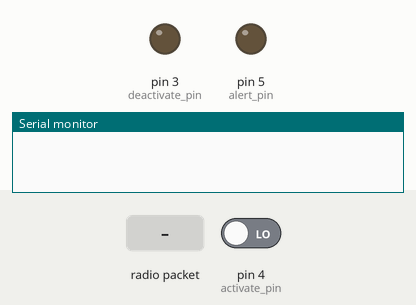
The sketch below on a simulated Arduino Uno, built with avr-gcc and run on an emulated ATmega328P. On the bench: output pins drawn as LEDs (lit = HIGH), the last lines printed to the serial monitor. The test bench sets the inputs (shaded band); at power-on: pin 4 (activate_pin) LOW. No radio packets arrive unless stated.

Above: at 1.3 s.
1.4 s: pin 4 (activate_pin) driven HIGH
2.9 s: radio packet "1" arrives
4.5 s: radio packet "0" arrives
7.1 s: radio packet "2" arrives
9.7 s: radio packet "1" arrives
At 10.2 s:
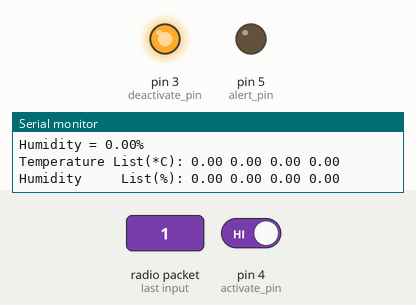
Timing chart, 0 to 12.7 s (numbered marks = the images above; inputs shaded):
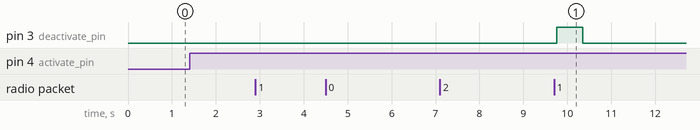

The sketch:

SubController_DHT11.ino
```cpp
// For ARDUINO SubController-Temperature__________________________________
//*******************************************************//
const int total_temp = 4;
int limit = 500;
//*******************************************************//
#include <SPI.h>
#include <nRF24L01.h>
#include <RF24.h>

RF24 radio(7, 8); // CNS, CE
const byte addresses[][6] = {"00001", "00002"};
int activate_pin = 4;
int deactivate_pin = 3;
int alert_pin = 5;

struct package
{
  float temperature = 0;
  float humidity = 0;
};

typedef struct package Package;
Package data;

int j = 0;
int c = 0;
int i = 0;
int y = 0;
float store_temperature[total_temp];
float store_humidity[total_temp];
char check_temp[] = "DHTx";

void setup() {
  Serial.begin(9600);
  radio.begin();
  pinMode(alert_pin, OUTPUT);
  pinMode(activate_pin, INPUT);
  pinMode(deactivate_pin, OUTPUT);
  radio.openWritingPipe(addresses[1]); // 00001
  radio.openReadingPipe(1, addresses[0]); // 00002
  radio.setPALevel(RF24_PA_MIN);
  delay(100);
}

void loop() {
  if (digitalRead(activate_pin) == HIGH)
    c = 1;
  y = 0;
  if (c == 1) {
    j = 0;
    delay(5);
retransmit:
    Serial.println("Transmitting...");                     //Setting to Transmission mode                              //Temporary*********
    radio.stopListening();
    if (i == total_temp) {
      i = 0;
      c = 0;
    }
    if (i == (total_temp - 1))
      y = 1;

    check_temp[3] = (char)(i + 65);
    i++;
    radio.write(&check_temp, sizeof(check_temp));            //Transmitting A,B,C,D...
    Serial.println(check_temp);                                                                                                //Temporary*********

    delay(5);
    Serial.println("Receiving...");                         //Setting to Receiving mode                                        //Temporary*********
    radio.startListening();

    while (!radio.available()) {
      if (j == limit) {
        i--;
        goto  retransmit;
      }
      j++;
    }
    radio.read(&data, sizeof(data));
    Serial.print("Temperature = ");                                                                                            //Temporary*********
    Serial.print(data.temperature);
    store_temperature[i - 1] = data.temperature;
    //Serial.print(char(223));
    Serial.print("*");
    Serial.println("C");
    Serial.print("Humidity = ");
    Serial.print(data.humidity);
    store_humidity[i - 1] = data.humidity;
    Serial.println("%");
    Serial.println("");

    if (y == 1) {
      digitalWrite(deactivate_pin, HIGH);
      Serial.print("Temperature List(*C): ");
      for (int x = 0; x < total_temp; x++) {
        Serial.print(store_temperature[x]);
        Serial.print(" ");
      }
      Serial.println("");

      Serial.print("Humidity     List(%): ");
      for (int x = 0; x < total_temp; x++) {
        Serial.print(store_humidity[x]);
        Serial.print(" ");
      }
      Serial.println("");
      Serial.println("");
      delay(500);
      digitalWrite(deactivate_pin, LOW);
      /* if (check() == 1) {
        digitalWrite(alert_pin, HIGH);
        delay(500);
        digitalWrite(alert_pin, LOW);
        }*/
    }
    delay(1000);                                        //Check-Time delay to give time for this controller to receive low signal
    // call_php();
  }
}
/*
  int check(){

  }
  /*
  void call_php(){

  }*/
```

Measured:
- after the input at 9.7 s, pin 3 (deactivate_pin): LOW → HIGH after 0.06 s, → LOW 0.59 s later
